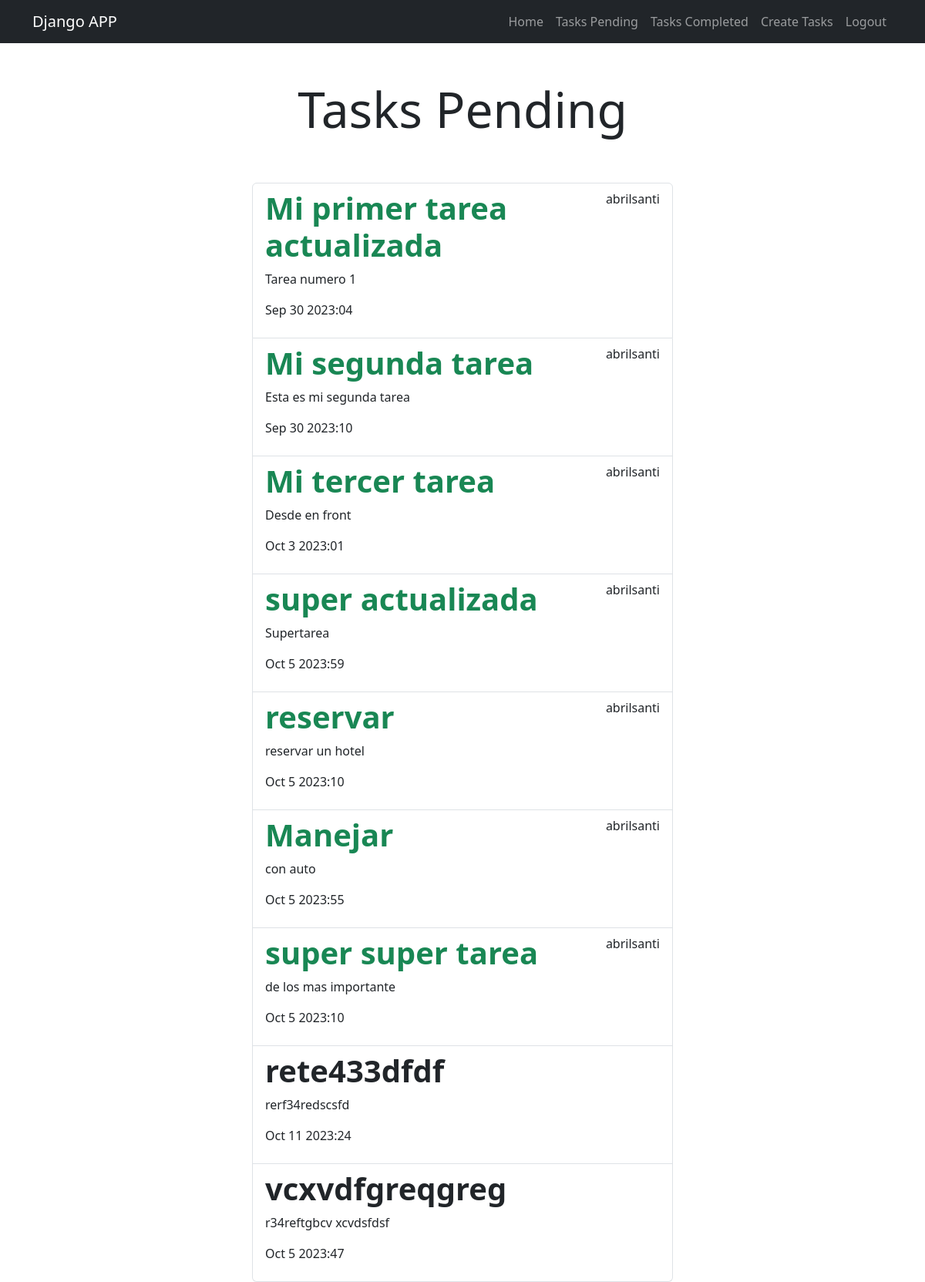
The app's page /tasks_completed/ (signed in) with its own data.
### tasks/models.py (models this page shows, shortened)
class Task(models.Model):
    title = models.CharField(max_length=100)
    description = models.TextField(blank=True)
    created = models.DateTimeField(auto_now_add=True)
    datecompleted = models.DateTimeField(null=True, blank=True)
    important = models.BooleanField(default=False)
    user = models.ForeignKey(User, on_delete=models.CASCADE)

### tasks/views.py (the view)
# urls.py: path("tasks_completed/", views.tasks_completed, name='tasks_completed'),
@login_required
def tasks_completed (request):
    tasks = Task.objects.filter(user=request.user, datecompleted__isnull=False).order_by
    ('-datecompleted')
    return render(request, 'tasks.html', {'tasks': tasks})

### tasks/templates/tasks.html
{% extends 'base.html' %}
{% block content %}
<main class="container">
    <div class="row">
        <div class="col-md-6 offset-md-3">
            <h1 class="text-center display-3 py-5">Tasks Pending</h1>
            <ul class="list-group">
                {% for task in tasks %}
                <a class="list-group-item" href="{% url 'task_detail' task.id %}">
                    <header class="d-flex justify-content-between">
                        {% if task.important %}
                        <h1 class="fw-bold text-success">{{task.title}}</h1>
                        <p>{{task.user.username}}</p>
                        {% else %}
                        <h1 class="fw-bold">{{task.title}}</h1>
                        {% endif %}
                    </header>
                    <p>{{task.description}}</p>
                    <p>{{task.datecompleted|date:'M j Y:i'}}</p>
                </a>
                {% endfor %}
            </ul>
        </div>
    </div>
</main>
{% endblock %}

### tasks/templates/base.html (shortened to what this page needs)
<!DOCTYPE html>
<html lang="en">
<head>
    <link rel="stylesheet" href="https://cdn.jsdelivr.net/npm/bootstrap@5.3.2/dist/css/bootstrap.min.css">
</head>
<body>
    <nav class="navbar navbar-expand-lg bg-dark navbar-dark">
        <div class="container">
            <a class="navbar-brand" href="/">Django APP</a>
            <div class="collapse navbar-collapse" id="navbarNav">
                <ul class="navbar-nav ms-auto">
                    <li class="nav-item">
                        <a class="nav-link" href="/">Home</a>
                    </li>
                    {% if user.is_authenticated %}
                    <li class="nav-item">
                        <a class="nav-link" href="{% url 'tasks' %}">Tasks Pending</a>
                    </li>
                    <li class="nav-item">
                        <a class="nav-link" href="{% url 'tasks_completed' %}">Tasks Completed</a>
                    </li>
                    <li class="nav-item">
                        <a class="nav-link" href="/task/create">Create Tasks</a>
                    </li>
                    <li class="nav-item">
                        <a class="nav-link" href="/logout">Logout</a>
                    </li>
                    {% endif %}
                </ul>
            </div>
        </div>
    </nav>
    {% block content %}
    {% endblock %}
</body>
</html>

### records on screen
Task: title "Mi primer tarea actualizada", user.username "abrilsanti", description "Tarea numero 1", datecompleted "Sep 30 2023:04"
Task: title "Mi segunda tarea", user.username "abrilsanti", description "Esta es mi segunda tarea", datecompleted "Sep 30 2023:10"
Task: title "Mi tercer tarea", user.username "abrilsanti", description "Desde en front", datecompleted "Oct 3 2023:01"
Task: title "super actualizada", user.username "abrilsanti", description "Supertarea", datecompleted "Oct 5 2023:59"
Task: title "reservar", user.username "abrilsanti", description "reservar un hotel", datecompleted "Oct 5 2023:10"
Task: title "Manejar", user.username "abrilsanti", description "con auto", datecompleted "Oct 5 2023:55"
Task: title "super super tarea", user.username "abrilsanti", description "de los mas importante", datecompleted "Oct 5 2023:10"
Task: title "rete433dfdf", description "rerf34redscsfd", datecompleted "Oct 11 2023:24"
Task: title "vcxvdfgreqgreg", description "r34reftgbcv xcvdsfdsf", datecompleted "Oct 5 2023:47"
